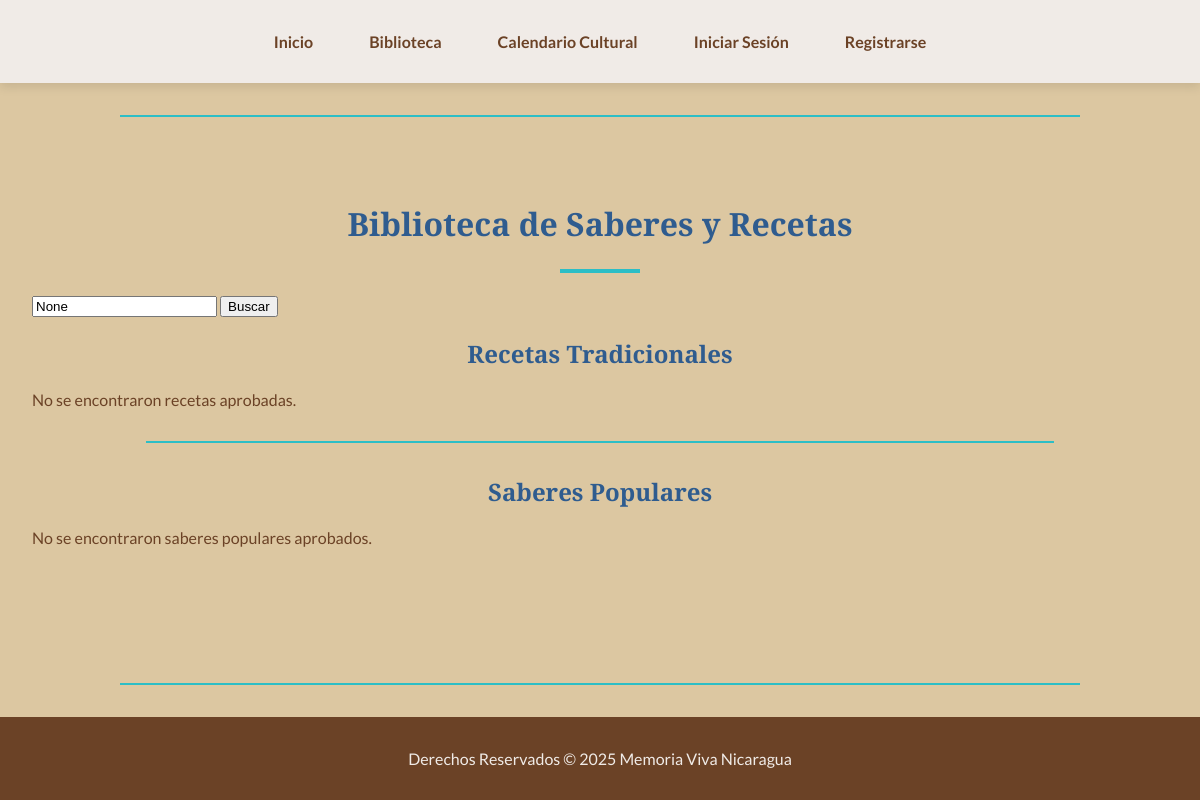
The page /biblioteca/ on the database as committed earlier.
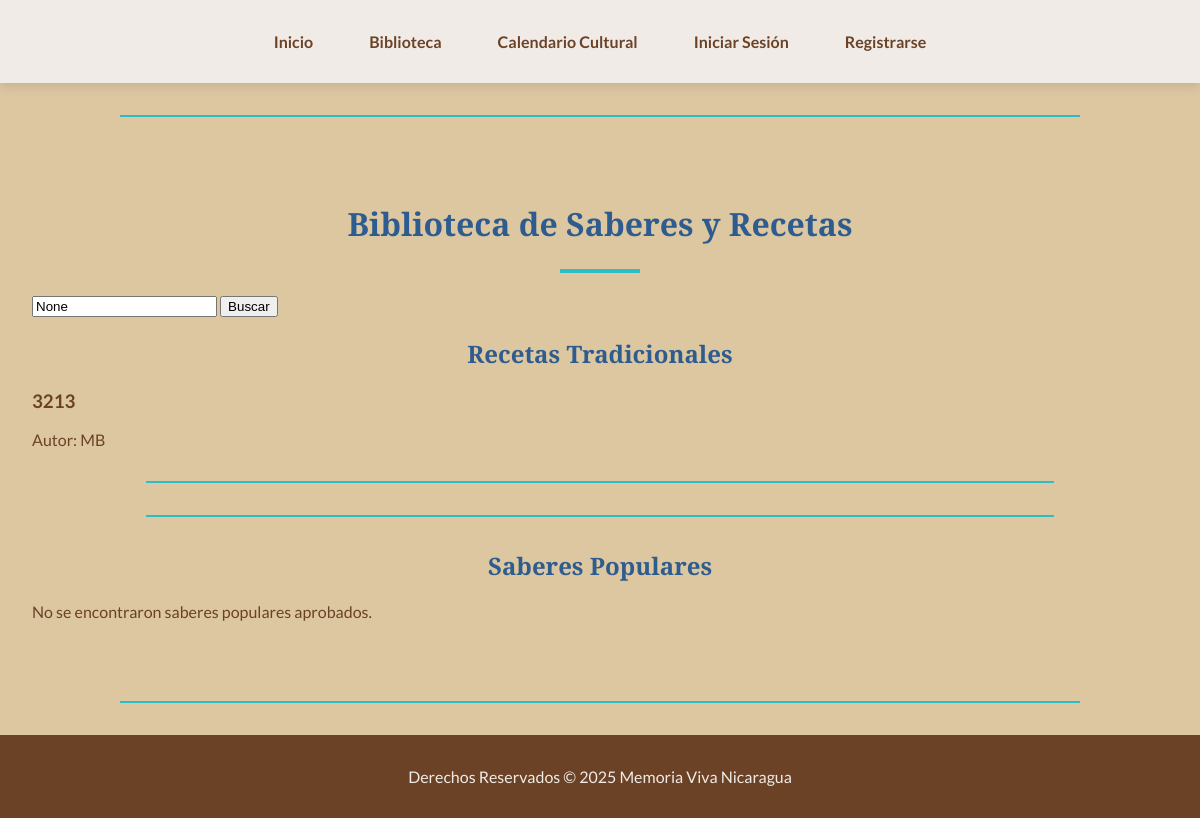
The same page on the database as committed later.
### locales/models.py (models this page shows, shortened)
class Receta(models.Model):
    STATUS_CHOICES = (
        ('pending', 'Pendiente'),
        ('approved', 'Aprobada'),
        ('rejected', 'Rechazada'),
    )
    titulo = models.CharField(max_length=200)
    descripcion = models.TextField()  # Combina descripcion_corta y descripcion
    ingredientes = models.TextField()
    pasos = models.TextField()
    imagen = models.ImageField(upload_to='recetas/', blank=True, null=True)
    estado = models.CharField(max_length=10, choices=STATUS_CHOICES, default='pending')
    autor = models.ForeignKey(User, on_delete=models.CASCADE, related_name='recetas_creadas')
    fecha_creacion = models.DateTimeField(auto_now_add=True)

### locales/views.py (the view, shortened to what this page needs)
# urls.py: path('biblioteca/', locales_views.biblioteca_view, name='biblioteca_view'),
def biblioteca_view(request):
    query = request.GET.get('q')
    recetas_list = Receta.objects.filter(estado='approved')
    saberes_list = SaberPopular.objects.filter(estado='approved')
    recetas_paginator = Paginator(recetas_list, 10)  # Muestra 10 recetas por página
    saberes_paginator = Paginator(saberes_list, 10)  # Muestra 10 saberes por página
    recetas_page_number = request.GET.get('page_recetas')
    saberes_page_number = request.GET.get('page_saberes')
    recetas = recetas_paginator.get_page(recetas_page_number)
    saberes = saberes_paginator.get_page(saberes_page_number)
    context = {
        'recetas': recetas,
        'saberes': saberes,
        'query': query,
    }
    return render(request, 'locales/biblioteca.html', context)

### locales/templates/locales/biblioteca.html (shortened to what this page needs)
{% extends 'locales/base.html' %}
{% block content %}
    <h1>Biblioteca de Saberes y Recetas</h1>
    <form method="get" action="{% url 'biblioteca_view' %}">
        <input type="text" name="q" placeholder="Buscar recetas o saberes..." value="{{ query }}">
        <button type="submit">Buscar</button>
    </form>
    <h2>Recetas Tradicionales</h2>
    {% for receta in recetas %}
        <div>
            <h3>{{ receta.titulo }}</h3>
            <p>Autor: {{ receta.autor.username }}</p>
        </div>
        <hr>
    {% empty %}
        <p>No se encontraron recetas aprobadas.</p>
    {% endfor %}
    <hr>
    <h2>Saberes Populares</h2>
    {% for saber in saberes %}
        <div>
            <h3>{{ saber.titulo }}</h3>
            <p>Categoría: {{ saber.get_categoria_display }}</p>
            <p>{{ saber.contenido|truncatewords:50 }}</p>
            <p>Autor: {{ saber.autor.username }}</p>
        </div>
        <hr>
    {% empty %}
        <p>No se encontraron saberes populares aprobados.</p>
    {% endfor %}
{% endblock %}

Rows that differ between the two databases and show on the page:
added Receta: titulo "3213", autor.username "MB"
Other text that changed with them:
text no longer shown: "No se encontraron recetas aprobadas."
